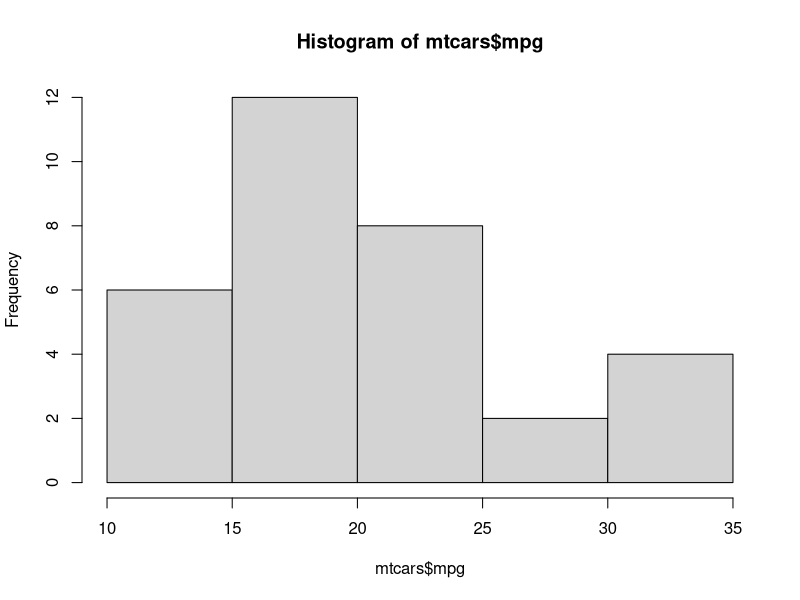
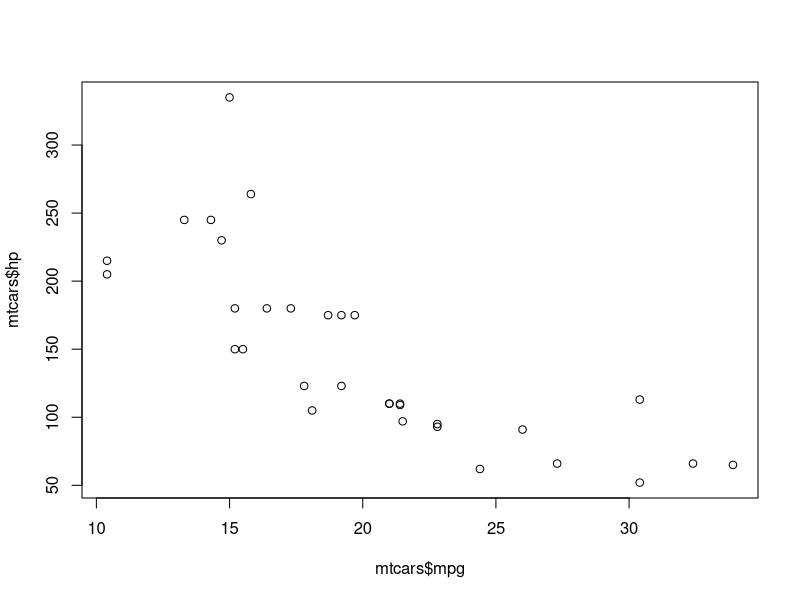

These charts were generated, in order, by the following R code:
## ---- chunk 1
#| echo: false
#| cr-id: hist-of-mpg

hist(mtcars$mpg)
## ---- chunk 2
#| echo: false
#| cr-id: plot-mpg-v-hp

plot(mtcars$mpg, mtcars$hp)
